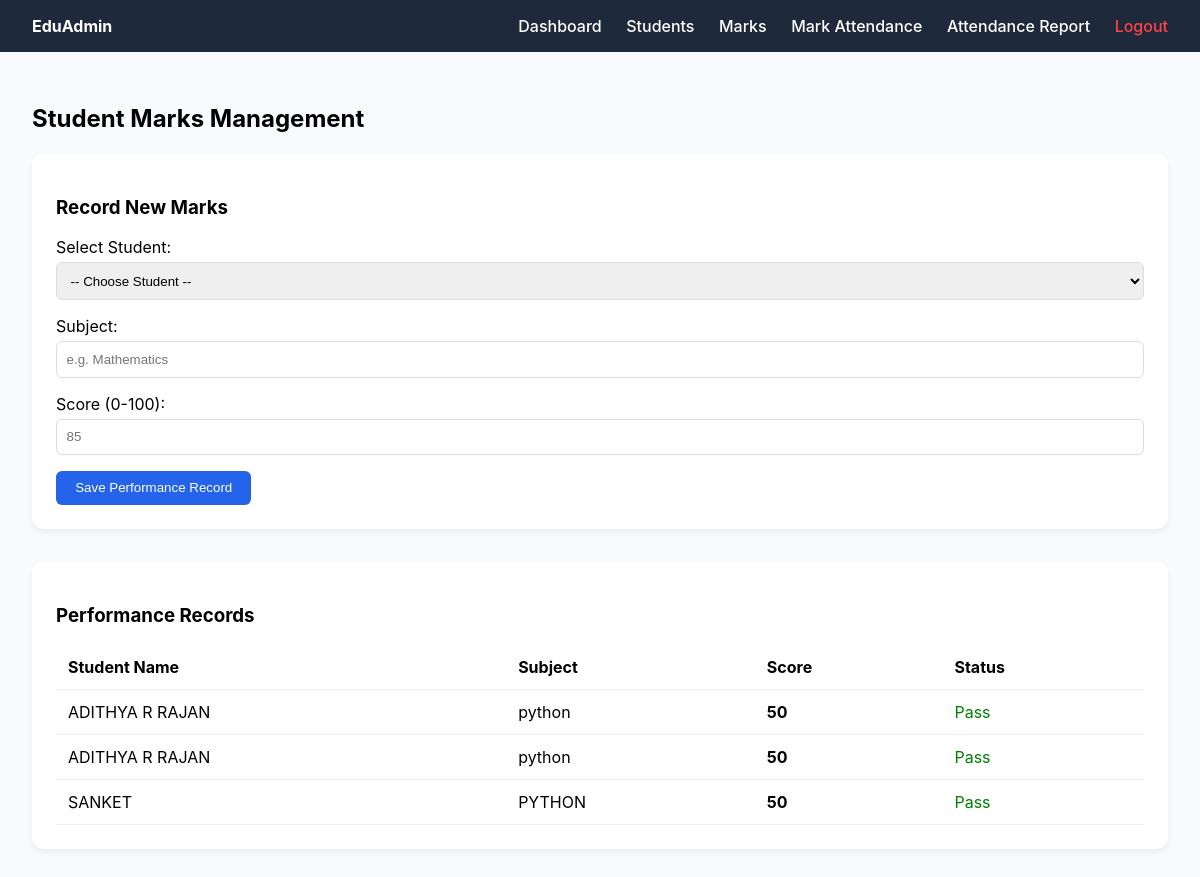
/marks (signed in), run on an earlier commit of the app's database.
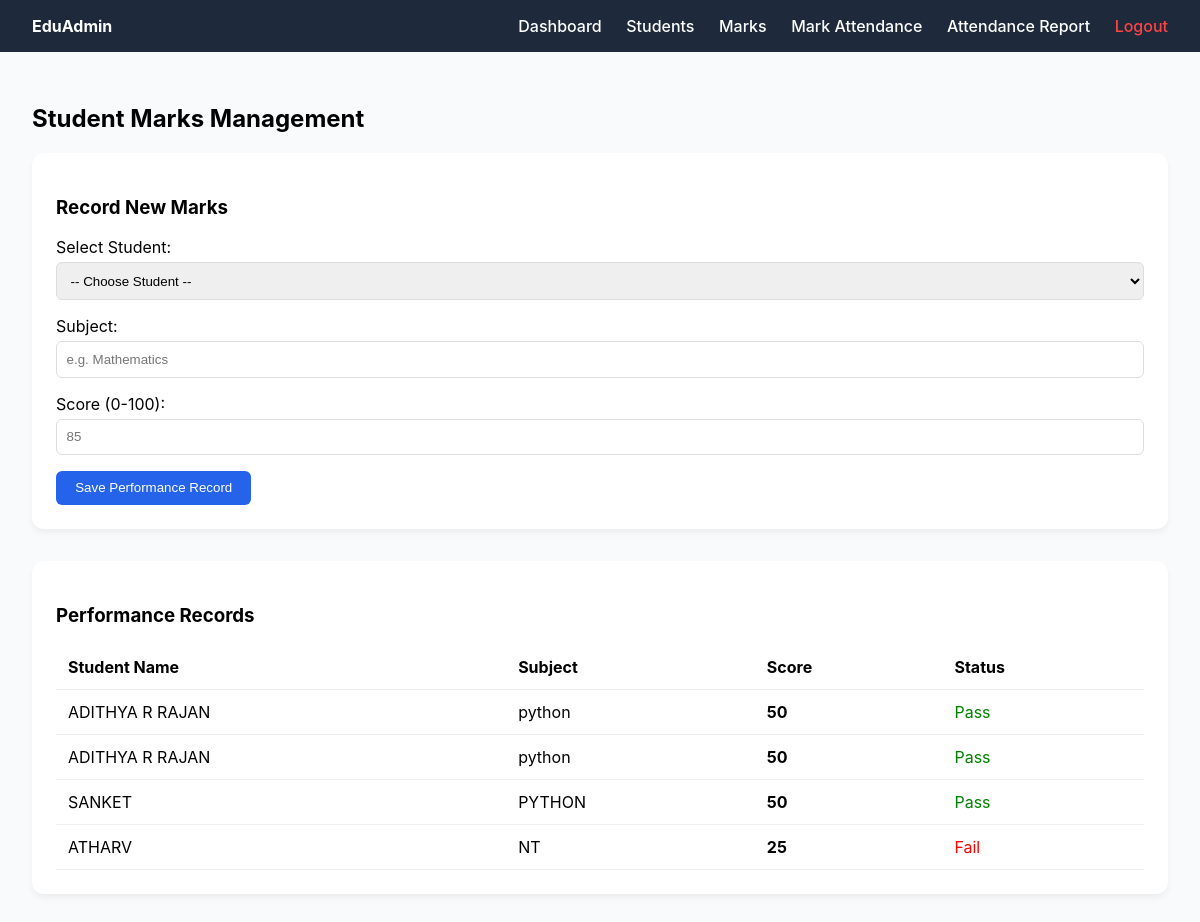
And on a later commit of the database.
### tables this page shows
CREATE TABLE marks (
    id INTEGER PRIMARY KEY AUTOINCREMENT,
    student_id INTEGER,
    subject TEXT NOT NULL,
    score INTEGER,
    FOREIGN KEY (student_id) REFERENCES students (id)
);

CREATE TABLE students (
    id INTEGER PRIMARY KEY AUTOINCREMENT,
    name TEXT NOT NULL,
    roll_no TEXT UNIQUE NOT NULL,
    class_name TEXT NOT NULL
);

### app.py (the view)
@app.route('/marks', methods=['GET', 'POST'])
def marks():
    if 'user' not in session:
        return redirect(url_for('login'))
    db = get_db()
    if request.method == 'POST':
        db.execute('INSERT INTO marks (student_id, subject, score) VALUES (?, ?, ?)',
                   (request.form['student_id'], request.form['subject'], request.form['score']))
        db.commit()
        flash('Marks saved!', 'success')
    students_list = db.execute('SELECT * FROM students').fetchall()
    marks_list = db.execute('''
        SELECT s.name, m.subject, m.score FROM marks m
        JOIN students s ON s.id = m.student_id
    ''').fetchall()
    db.close()
    return render_template('marks.html', students=students_list, marks_list=marks_list)

### app.py (called while the page is built)
def get_db():
    conn = sqlite3.connect(DB_PATH)
    conn.row_factory = sqlite3.Row
    return conn

### templates/marks.html (shortened to what this page needs)
{% extends "layout.html" %}
{% block content %}
<div class="marks-page">
    <h2>Student Marks Management</h2>
    <div class="card">
        <h3>Record New Marks</h3>
        <form method="POST" action="/marks">
            <div class="form-group">
                <label>Select Student:</label>
                <select name="student_id" required>
                    <option value="" disabled selected>-- Choose Student --</option>
                </select>
            </div>
            <div class="form-group">
                <label>Subject:</label>
                <input type="text" name="subject" placeholder="e.g. Mathematics" required>
            </div>
            <div class="form-group">
                <label>Score (0-100):</label>
                <input type="number" name="score" min="0" max="100" placeholder="85" required>
            </div>
            <button type="submit" class="btn">Save Performance Record</button>
        </form>
    </div>
    <div class="card" style="margin-top: 20px;">
        <h3>Performance Records</h3>
        {% if marks_list %}
        <table>
            <thead>
                <tr>
                    <th>Student Name</th>
                    <th>Subject</th>
                    <th>Score</th>
                    <th>Status</th>
                </tr>
            </thead>
            <tbody>
                {% for m in marks_list %}
                <tr>
                    <td>{{ m.name }}</td>
                    <td>{{ m.subject }}</td>
                    <td><strong>{{ m.score }}</strong></td>
                    <td>
                        {% if m.score >= 40 %}
                        <span style="color: green;">Pass</span>
                        {% else %}
                        <span style="color: red;">Fail</span>
                        {% endif %}
                    </td>
                </tr>
                {% endfor %}
            </tbody>
        </table>
        {% else %}
        <p>No marks recorded yet.</p>
        {% endif %}
    </div>
</div>
{% endblock %}

What changed in the data, as far as the page shows it:
added marks: name "ATHARV", subject "NT", score "25", shows "Fail"
